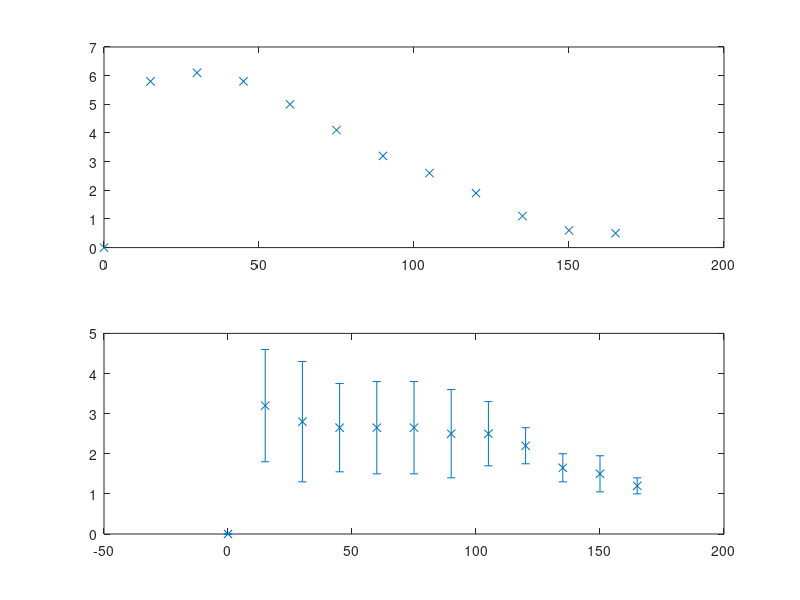

Recreate this plot in MATLAB.
jonesx = [0 15 30 45 60 75 90 105 120 135 150 165];
jonesetoh = [0 5.8 6.1 5.8 5 4.1 3.2 2.6 1.9 1.1 0.6 0.5];
jonesacald = [0 3.2 2.8 2.65 2.65 2.65 2.5 2.5 2.2 1.65 1.5 1.2];
jonesacaldmax = [0 4.6 4.3 3.75 3.8 3.8 3.6 3.3 2.65 2 1.95 1.4];
joneserror = jonesacaldmax - jonesacald;

subplot (2,1,1)
plot (jonesx, jonesetoh, 'x');

subplot (2,1,2)
errorbar (jonesx, jonesacald, joneserror, 'x');

